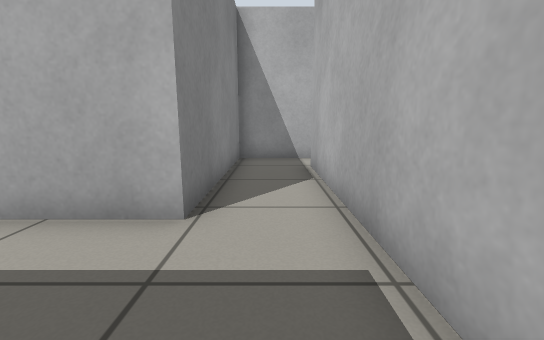
view 1 (above)

14 first-person views from a walk through a Gazebo world. The camera is 0.64 m above the floor, tilts 10° down and sees 90° across. The floor is counted in squares, 0.5 m on a side. Each view is taken from the middle of a square. On the plan, view 1 faces up. The plan holds only what a view shows up to about 13 squares ahead; the rest is blank.

view 2
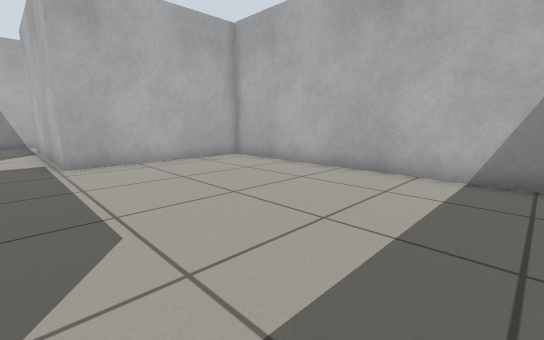

view 3
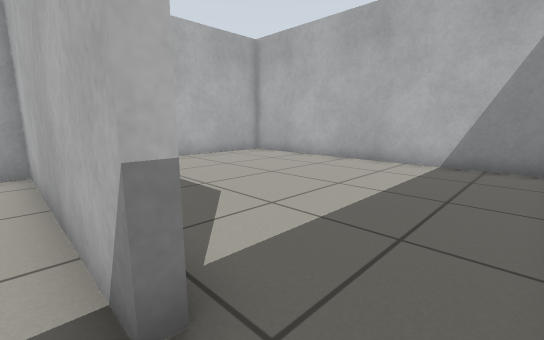

view 4
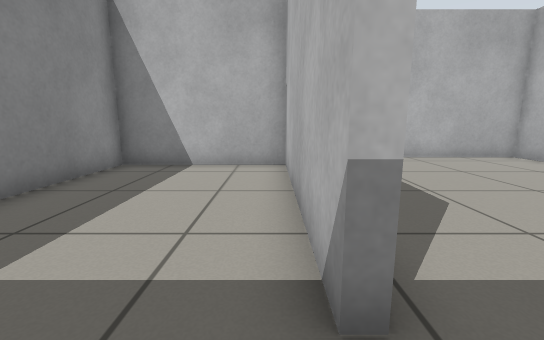

view 5
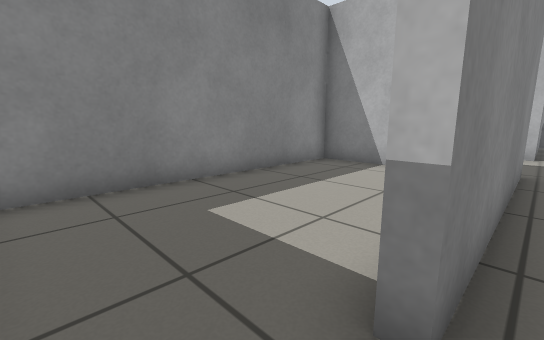

view 6
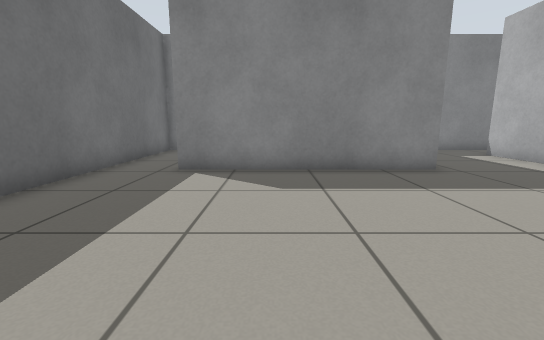

view 7
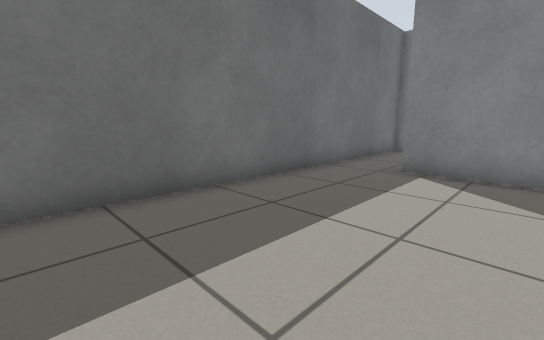

view 8
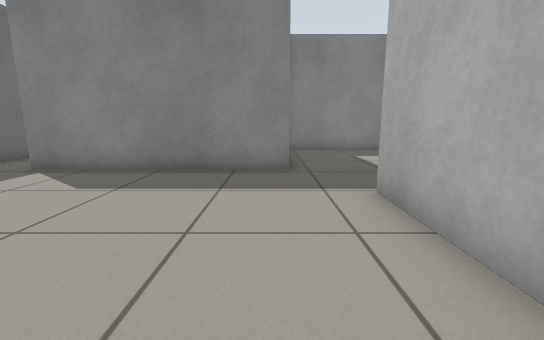

view 9
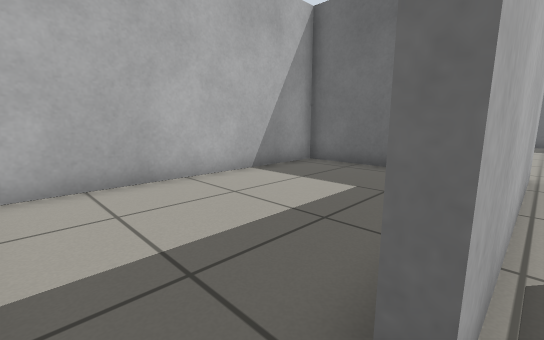

view 10
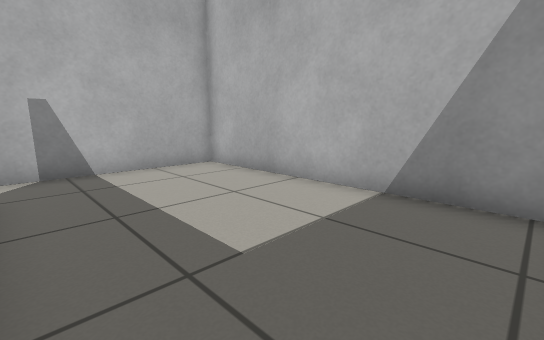

view 11
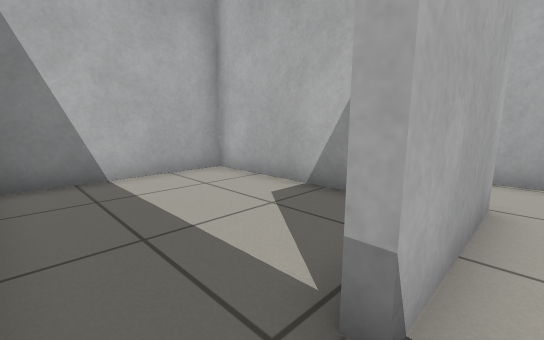

view 12
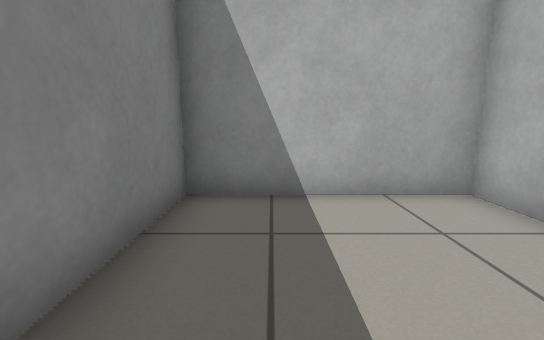

view 13
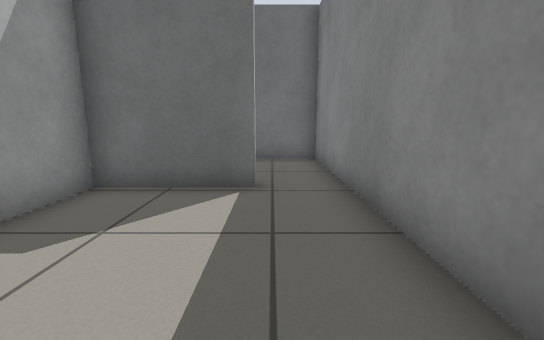

view 14
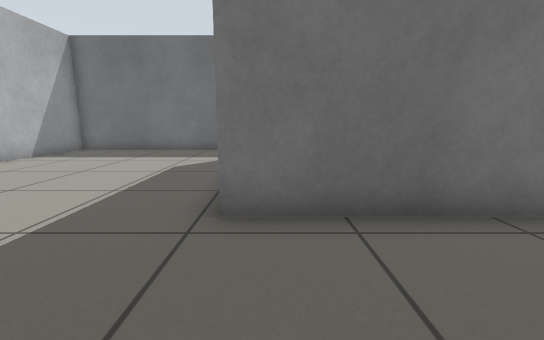

### Floor plan
Points are (right, up) in squares from view 1. A wall is a line through its corners. A room is listed if a view was taken in it or the views show most of it. See-through windows are left out.
Room 1 (views 1, 2, 5, 6, 7, 8)
walls: (-1.3, -0.5) (-1.3, -7.6); (-1.5, -9.7) (6.9, -9.7) (6.9, 0.9) (1.1, 0.9)
ways out: opening at (-1, -8.5) to room 2; opening at (0, 0) to room 4
Room 2 (views 3, 4)
walls: (-1.5, -7.6) (-1.5, -0.8) (-6.5, -0.8) (-6.5, -9.7) (-1.5, -9.7)
ways out: opening at (-1, -8.5) to room 1
Room 3 (views 9, 10)
walls: (4.1, 1.2) (6.9, 1.2) (6.9, 9.7) (0.4, 9.7)
ways out: opening at (1, 8.5) to room 4
Room 4 (views 11, 14)
walls: (-6.5, 4.5) (-6.5, -0.5) (-1.3, -0.5); (1.1, 0.9) (1.1, 8); (0.4, 9.7) (-1.3, 9.7) (-1.3, 3.4) (-4.8, 3.4)
ways out: opening at (0, 0) to room 1; opening at (1, 8.5) to room 3; opening at (-5.5, 4) to room 5
Room 5 (views 12, 13)
walls: (-4.8, 3.8) (-1.5, 3.8) (-1.5, 9.7) (-6.5, 9.7) (-6.5, 4.5)
ways out: opening at (-5.5, 4) to room 4

Where each view was taken, in squares from view 1:
view 1: 0 up, 0 right, facing up
view 2: 8 down, 0 right, facing up-right
view 3: 9 down, 2 left, facing up-right
view 4: 9 down, 2 left, facing up
view 5: 9 down, 1 left, facing up-left
view 6: 5 down, 6 right, facing left
view 7: 5 down, 6 right, facing down-left
view 8: 1 down, 6 right, facing left
view 9: 9 up, 1 right, facing down-right
view 10: 2 up, 2 right, facing up-right
view 11: 3 up, 6 left, facing up-right
view 12: 5 up, 5 left, facing up
view 13: 9 up, 5 left, facing down
view 14: 3 up, 2 left, facing down
